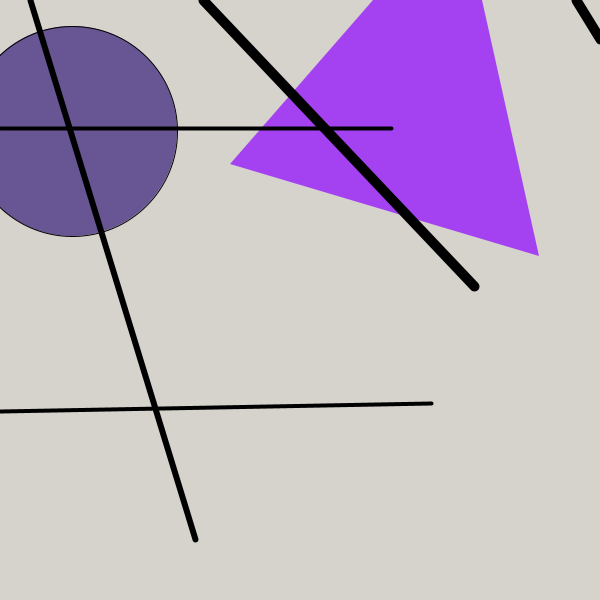
Frame 1 (no input)
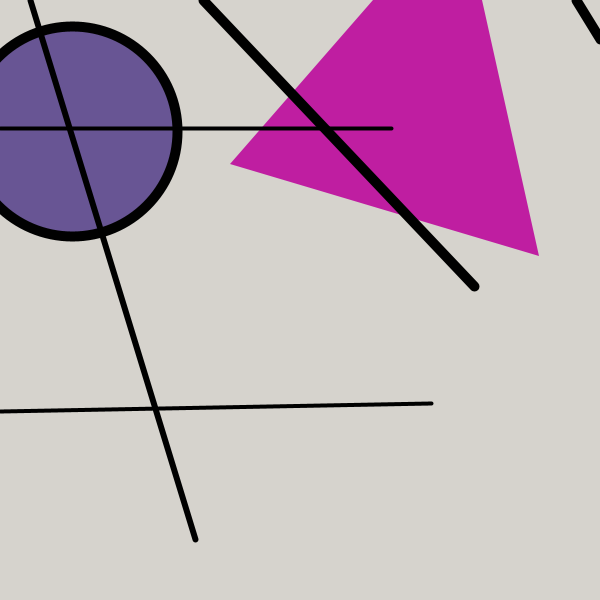
Frame 60 (the mouse pressed at the canvas centre just before this capture)
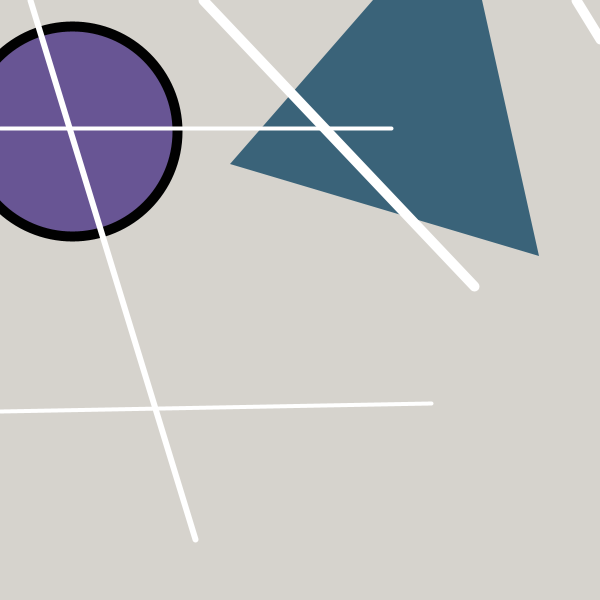
Frame 120 (the mouse held since frame 60 and released just before this capture)

The Processing sketch that drew these frames (run headless with seeded random() and noise(); from frame 60 on, the mouse is pressed at the canvas centre):

// Processing sketch: processing_88439
// ── processing_88439.pde

int value = 0;

void setup(){
  size(600,600);
  smooth();
  background(214,211,205);
}


void draw(){
background(214,211,205);
noStroke();
  fill(random(0,255),random(0,255),random(0,255));
beginShape();
vertex(373,0);
vertex(230,164);
vertex(539,256);
vertex(482,0);
endShape();
stroke(1);
fill(104,85,148);
ellipseMode(CENTER);
ellipse(72,131,210,210);
fill(108,110,109,210);
  float circleDiameter = 349;
  if (dist(mouseX,mouseY,496,319) <= circleDiameter/2)
ellipse(496,319,349,349);
stroke(value);
strokeWeight(6);
line(30,0,195,539);
strokeWeight(4);
line(0,128,391,128);
line(0,411,431,403);
strokeWeight(10);
line(203,0,474,286);
line(576,0,600,39);
}

void mousePressed(){
  if (value==0) {
    value = 255;
  } else {
    value = 0;
  }
}
